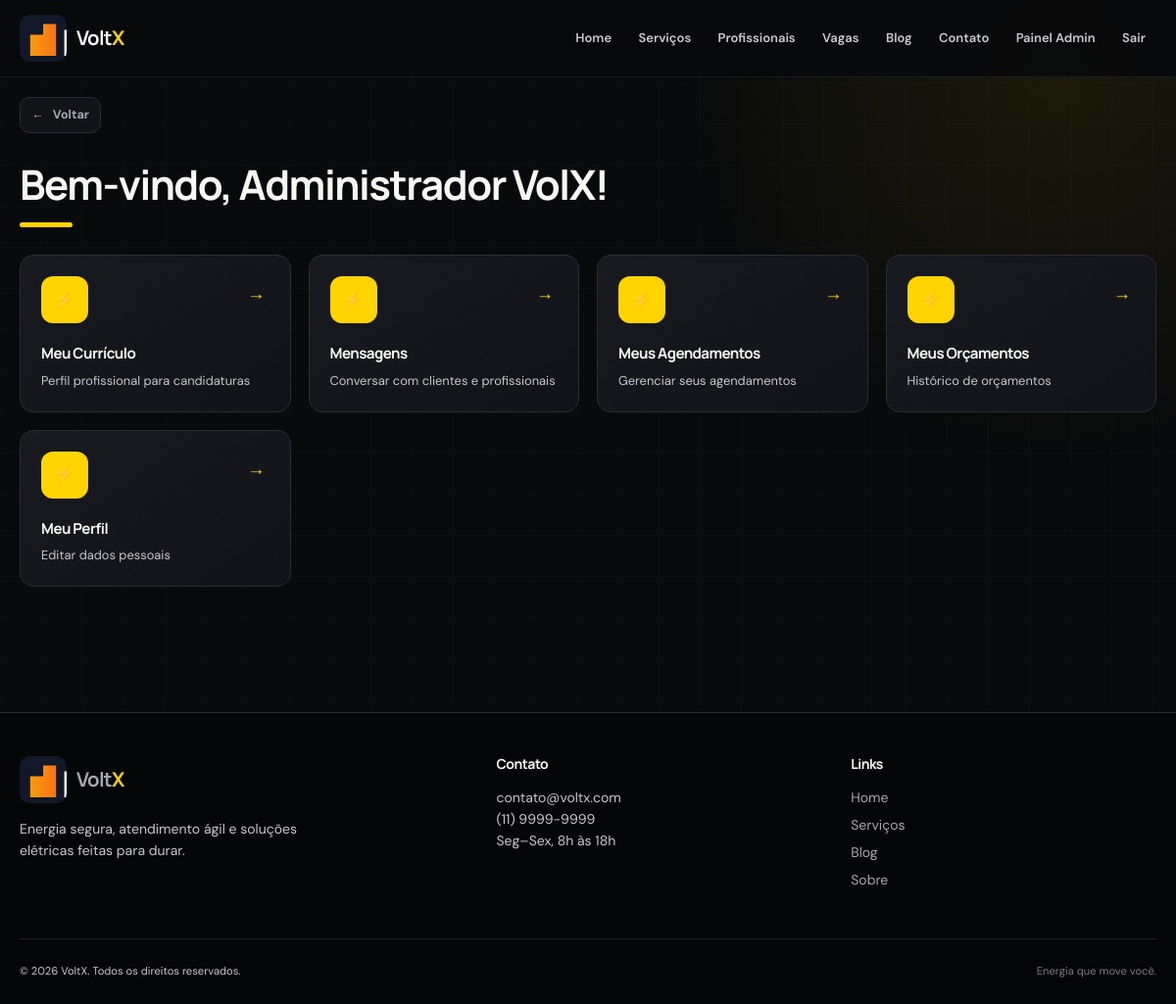
Before: /dashboard/index.php (signed in) with the older database file.
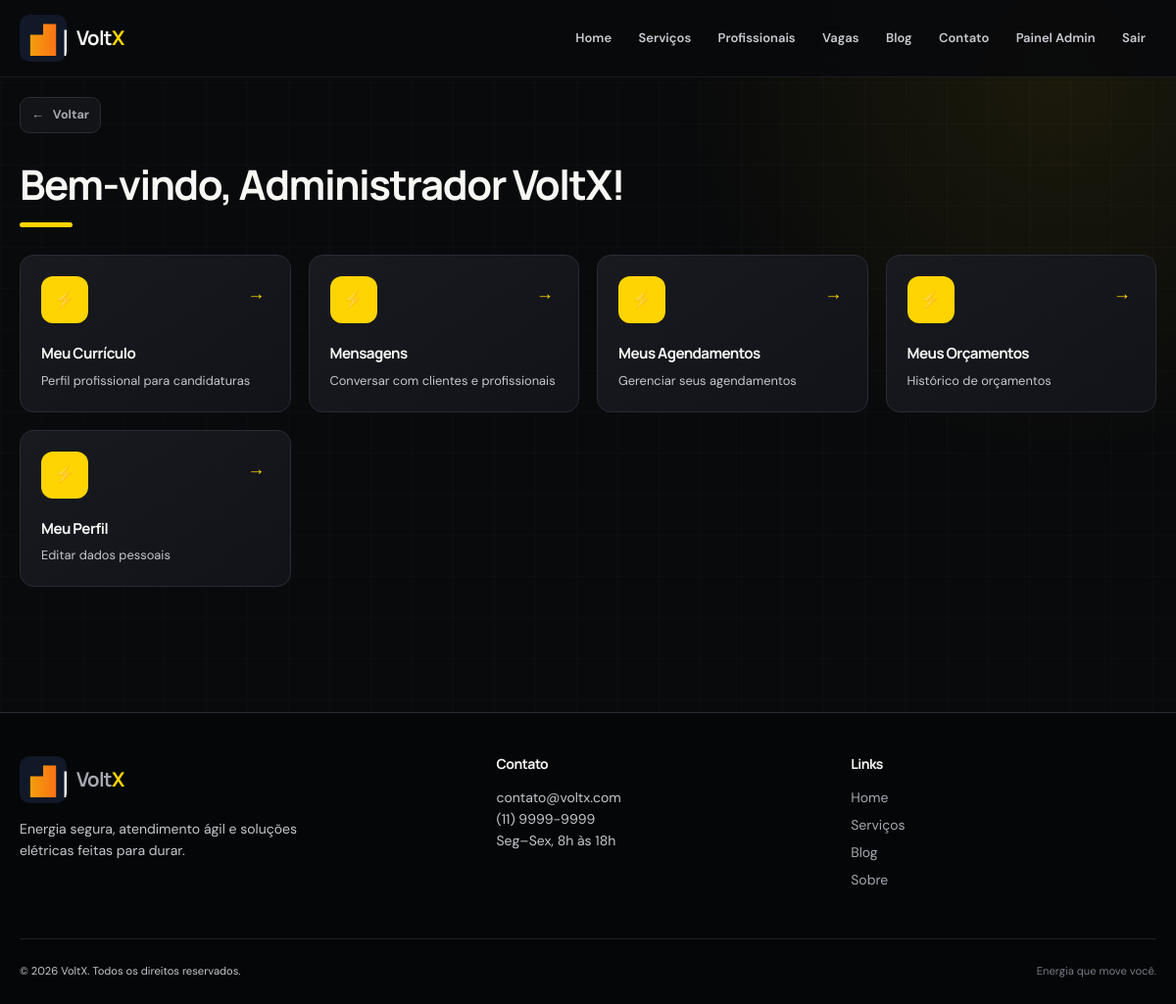
After: the same page with the newer database file.
### tables this page shows
CREATE TABLE usuarios (
    id INT AUTO_INCREMENT PRIMARY KEY,
    nome VARCHAR(255) NOT NULL,
    email VARCHAR(255) UNIQUE NOT NULL,
    senha VARCHAR(255) NOT NULL,
    telefone VARCHAR(20),
    cpf CHAR(11),
    foto_perfil VARCHAR(1000),
    tipo ENUM('cliente', 'profissional', 'empresa', 'admin') DEFAULT 'cliente',
    ultima_atividade DATETIME,
    ultimo_logout DATETIME,
    criado_em TIMESTAMP DEFAULT CURRENT_TIMESTAMP,
    atualizado_em TIMESTAMP DEFAULT CURRENT_TIMESTAMP ON UPDATE CURRENT_TIMESTAMP
);

### includes/auth.php (called while the page is built, shortened)
<?php
function usuario_eh_admin() {
    return isset($_SESSION['tipo_usuario']) && $_SESSION['tipo_usuario'] === 'admin';
}
?>

### includes/functions.php (called while the page is built, shortened)
<?php
require_once __DIR__ . '/../config/database.php';
function sanitizar($dados) {
    return htmlspecialchars((string)($dados ?? ''), ENT_QUOTES, 'UTF-8');
}
function pegar_usuario($id) {
    global $mysqli;
    $sql = 'SELECT id, nome, email, telefone, cpf, foto_perfil, tipo, ultima_atividade, ultimo_logout FROM usuarios WHERE id = ?';
    $stmt = $mysqli->prepare($sql);
    $stmt->bind_param('i', $id);
    $stmt->execute();
    $result = $stmt->get_result();
    return $result->fetch_assoc();
}
function configuracoes_site() {
    static $configuracoes = null;
    global $mysqli;
    if ($configuracoes !== null) return $configuracoes;
    $configuracoes = [];
    $resultado = $mysqli->query('SELECT chave, valor FROM configuracoes_site');
    if ($resultado) {
        foreach ($resultado->fetch_all(MYSQLI_ASSOC) as $item) $configuracoes[$item['chave']] = $item['valor'];
    }
    return $configuracoes;
}
function config_site($chave, $padrao = '') {
    $configuracoes = configuracoes_site();
    return $configuracoes[$chave] ?? $padrao;
}
?>

### dashboard/index.php (the view, shortened to what this page needs)
<?php
require_once __DIR__ . '/../includes/header.php';
require_once __DIR__ . '/../includes/auth.php';
require_once __DIR__ . '/../includes/functions.php';
$usuario = pegar_usuario($_SESSION['usuario_id']);
?>
<div class="container">
    <h1>Bem-vindo, <?php echo sanitizar($usuario['nome']); ?>!</h1>
    <div class="dashboard-menu">
        <a href="/dashboard/curriculo.php" class="card"><h3>Meu Currículo</h3><p>Perfil profissional para candidaturas</p></a>
        <a href="/chat.php" class="card"><h3>Mensagens</h3><p>Conversar com clientes e profissionais</p></a>
        <a href="/dashboard/agendamentos.php" class="card">
            <h3>Meus Agendamentos</h3>
            <p>Gerenciar seus agendamentos</p>
        </a>
        <a href="/dashboard/orcamentos.php" class="card">
            <h3>Meus Orçamentos</h3>
            <p>Histórico de orçamentos</p>
        </a>
        <a href="/dashboard/perfil.php" class="card">
            <h3>Meu Perfil</h3>
            <p>Editar dados pessoais</p>
        </a>
    </div>
</div>
<?php require_once __DIR__ . '/../includes/footer.php'; ?>

### includes/header.php (shortened to what this page needs)
<?php
require_once __DIR__ . '/../includes/auth.php';
require_once __DIR__ . '/../includes/functions.php';
?>
<!DOCTYPE html>
<html lang="pt-BR">
<head>
        <link rel="stylesheet" href="/assets/css/style.css?v=3">
        <link rel="stylesheet" href="/assets/css/compact.css?v=1">
        <link rel="stylesheet" href="/assets/css/presence.css?v=1">
    <?php if (usuario_eh_admin()): ?>
        <link rel="stylesheet" href="/assets/css/admin.css?v=5">
    <?php elseif (usuario_autenticado()): ?>
        <link rel="stylesheet" href="/assets/css/dashboard.css">
    <?php endif; ?>
</head>
<body>
    <header>
        <div class="container">
            <a href="/" class="logo" aria-label="Voltar para a página inicial">
                <img src="/assets/img/logo.svg" alt="VoltX">
                <h1>Volt<span>X</span></h1>
            </a>
            <nav aria-label="Navegação principal">
                <ul>
                    <li><a href="/">Home</a></li>
                    <li><a href="/servicos.php">Serviços</a></li>
                    <li><a href="/profissionais.php">Profissionais</a></li>
                    <li><a href="/vagas.php">Vagas</a></li>
                    <li><a href="/blog/">Blog</a></li>
                    <li><a href="/contato.php">Contato</a></li>
                    <?php if (usuario_eh_admin()): ?>
                        <li><a href="/admin/">Painel Admin</a></li>
                        <li><a href="/logout.php">Sair</a></li>
                    <?php elseif (usuario_autenticado()): ?>
                        <li><a href="/chat.php">Mensagens</a></li>
                        <li><a href="<?php echo ($_SESSION['tipo_usuario'] ?? '') === 'empresa' ? '/empresa/painel.php' : '/dashboard/'; ?>">Minha Conta</a></li>
                        <li><a href="/logout.php">Sair</a></li>
                    <?php else: ?>
                        <li><a href="/login.php">Entrar</a></li>
                        <li><a href="/cadastro.php" class="nav-cta">Criar conta</a></li>
                    <?php endif; ?>
                </ul>
            </nav>
        </div>
    </header>
    <main>
    <?php
    $caminho_atual = parse_url($_SERVER['REQUEST_URI'] ?? '/', PHP_URL_PATH);
    if ($caminho_atual !== '/' && $caminho_atual !== '/index.php'):
        if (str_starts_with($caminho_atual, '/admin/') && !in_array($caminho_atual, ['/admin/', '/admin/index.php'], true)) {
            $destino_voltar = '/admin/';
        } elseif (str_starts_with($caminho_atual, '/dashboard/') && !in_array($caminho_atual, ['/dashboard/', '/dashboard/index.php'], true)) {
            $destino_voltar = '/dashboard/';
        } else {
            $destino_voltar = '/';
        }
    ?>
        <div class="container back-bar"><a href="<?php echo $destino_voltar; ?>" class="back-button" data-back-fallback="<?php echo $destino_voltar; ?>">← <span>Voltar</span></a></div>
    <?php endif; ?>

### includes/footer.php (shortened to what this page needs)
    </main>
    <footer>
        <div class="container">
            <div class="footer-content">
                <div class="footer-section footer-brand">
                    <a href="/" class="logo"><img src="/assets/img/logo.svg" alt="VoltX"><h1>Volt<span>X</span></h1></a>
                    <p>Energia segura, atendimento ágil e soluções elétricas feitas para durar.</p>
                </div>
                <div class="footer-section">
                    <h3>Contato</h3>
                    <p><?php echo sanitizar(config_site('email_contato', 'contato@voltx.com')); ?><br><?php echo sanitizar(config_site('telefone_contato', '(11) 9999-9999')); ?><br><?php echo sanitizar(config_site('horario_atendimento', 'Seg–Sex, 8h às 18h')); ?></p>
                </div>
                <div class="footer-section">
                    <h3>Links</h3>
                    <ul>
                        <li><a href="/">Home</a></li>
                        <li><a href="/servicos.php">Serviços</a></li>
                        <li><a href="/blog/">Blog</a></li>
                        <li><a href="/sobre.php">Sobre</a></li>
                    </ul>
                </div>
            </div>
            <div class="footer-bottom">
                <p>&copy; <?php echo date('Y'); ?> VoltX. Todos os direitos reservados.</p>
                <span>Energia que move você.</span>
            </div>
        </div>
    </footer>
</body>
</html>

### assets/css/style.css (style rules this page uses)
* { margin:0;padding:0;box-sizing:border-box }
:root { --yellow:#ffd400;--yellow-2:#ffea70;--ink:#090a0c;--surface:#17191f;--muted:#a5a8b1;--line:#292c34;--white:#f7f7f4;--danger:#ff5b67;--success:#51d88a;--radius:18px;--shadow:0 18px 50px rgba(0,0,0,.35) }
html { scroll-behavior:smooth }
body { font-family:'DM Sans',sans-serif;line-height:1.65;color:var(--white);background:var(--ink);min-height:100vh }
body::before { content:"";position:fixed;inset:0;z-index:-1;pointer-events:none;background:radial-gradient(circle at 90% 8%,rgba(255,212,0,.08),transparent 28%),linear-gradient(rgba(255,255,255,.015) 1px,transparent 1px),linear-gradient(90deg,rgba(255,255,255,.015) 1px,transparent 1px);background-size:auto,42px 42px,42px 42px }
a { color:var(--yellow);text-underline-offset:4px }
.container { width:min(1180px,calc(100% - 40px));margin-inline:auto }
h1,h2,h3 { font-family:'Manrope',sans-serif;line-height:1.15;letter-spacing:-.035em }
h1 { font-size:clamp(2.1rem,5vw,3.6rem);margin-bottom:1.25rem }
h3 { font-size:1.18rem }
p { color:#c5c7ce }
header { position:sticky;top:0;z-index:50;background:rgba(9,10,12,.88);border-bottom:1px solid rgba(255,255,255,.08);backdrop-filter:blur(18px) }
header .container { min-height:78px;display:flex;justify-content:space-between;align-items:center;gap:24px }
.logo { display:flex;align-items:center;text-decoration:none;color:var(--white);gap:10px }
.logo img { width:48px;height:48px;object-fit:cover;object-position:left;border-radius:10px }
.logo h1 { font-size:1.45rem;margin:0 }
.logo h1 span { color:var(--yellow) }
nav ul { list-style:none;display:flex;align-items:center;gap:5px }
nav a { display:block;color:#c9cbd1;text-decoration:none;padding:.65rem .8rem;border-radius:9px;font-size:.93rem;font-weight:600;transition:.2s }
main { min-height:70vh;padding:64px 0 }
.back-bar { margin-top:-28px;margin-bottom:28px }
.back-button { display:inline-flex;align-items:center;gap:9px;color:var(--muted);text-decoration:none;font-weight:700;font-size:.9rem;padding:.55rem .8rem;border:1px solid var(--line);border-radius:10px;background:rgba(23,25,31,.7);transition:.2s }
main>.container>h1:first-child { position:relative;padding-bottom:20px }
main>.container>h1:first-child::after { content:"";position:absolute;left:0;bottom:0;width:54px;height:5px;background:var(--yellow);border-radius:5px }
.servicos-grid,.dashboard-menu,.admin-menu { display:grid;grid-template-columns:repeat(auto-fit,minmax(260px,1fr));gap:18px;margin:2rem 0 }
.servico-card,.card,.post-item { position:relative;overflow:hidden;background:linear-gradient(145deg,#181a20,#111318);border:1px solid var(--line);padding:28px;border-radius:var(--radius);transition:.25s }
.servico-card::before,.card::before { content:"⚡";display:grid;place-items:center;width:48px;height:48px;margin-bottom:22px;border-radius:12px;background:var(--yellow);color:var(--ink);font-size:1.25rem }
.servico-card h3,.card h3 { color:var(--white);margin-bottom:.65rem }
.card { display:block;text-decoration:none;color:var(--white) }
.card::after { content:"→";position:absolute;right:25px;top:25px;color:var(--yellow);font-size:1.3rem }
.card p { font-size:.92rem }
footer { background:#050607;border-top:1px solid var(--line);padding:60px 0 25px;margin-top:70px }
.footer-content { display:grid;grid-template-columns:1.4fr 1fr 1fr;gap:50px;margin-bottom:42px }
.footer-brand { max-width:330px }
.footer-brand .logo { margin-bottom:16px }
.footer-section h3 { margin-bottom:16px;font-size:1rem }
.footer-section ul { list-style:none }
.footer-section li { margin:.45rem 0 }
.footer-section a { color:var(--muted);text-decoration:none }
.footer-bottom { display:flex;justify-content:space-between;color:#777b85;font-size:.8rem;padding-top:24px;border-top:1px solid #202228 }

### assets/css/compact.css (style rules this page uses)
html { font-size:14px }
body { line-height:1.55 }
:root { --radius:14px;--shadow:0 14px 38px rgba(0,0,0,.32) }
h1 { font-size:clamp(2rem,4vw,3rem);margin-bottom:1rem }
h3 { font-size:1.08rem }
main { padding-top:48px;padding-bottom:48px }
.servico-card,.card,.post-item { padding:21px }
footer { padding-top:44px;margin-top:52px }

Changed rows visible on the page:
changed usuarios: nome "Administrador VolX" → "Administrador VoltX"
